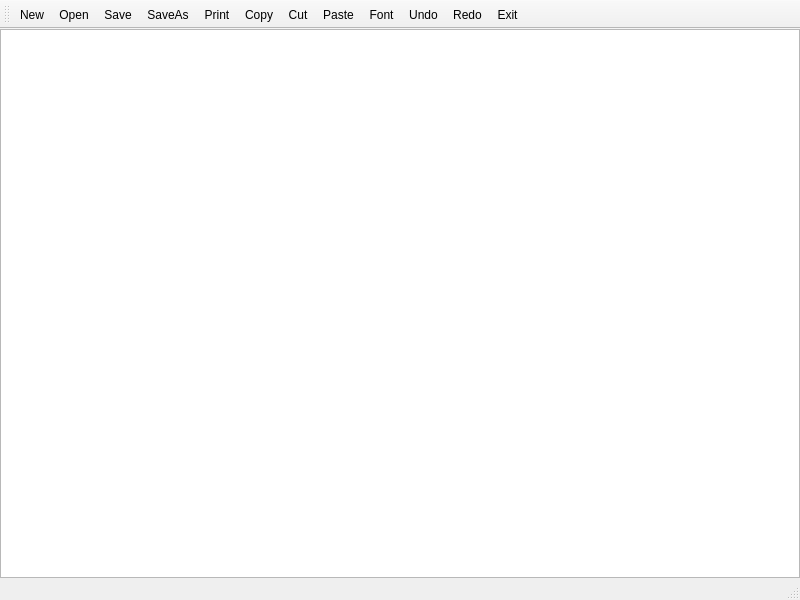
<?xml version="1.0" encoding="UTF-8"?>
<ui version="4.0">
 <class>MainWindow</class>
 <widget class="QMainWindow" name="MainWindow">
  <property name="geometry">
   <rect>
    <x>0</x>
    <y>0</y>
    <width>800</width>
    <height>600</height>
   </rect>
  </property>
  <property name="windowTitle">
   <string>MainWindow</string>
  </property>
  <property name="styleSheet">
   <string notr="true"/>
  </property>
  <widget class="QWidget" name="centralwidget">
   <layout class="QVBoxLayout" name="verticalLayout">
    <property name="spacing">
     <number>0</number>
    </property>
    <property name="leftMargin">
     <number>0</number>
    </property>
    <property name="topMargin">
     <number>0</number>
    </property>
    <property name="rightMargin">
     <number>0</number>
    </property>
    <property name="bottomMargin">
     <number>0</number>
    </property>
    <item>
     <widget class="QTextEdit" name="textEdit"/>
    </item>
   </layout>
  </widget>
  <widget class="QMenuBar" name="menubar">
   <property name="geometry">
    <rect>
     <x>0</x>
     <y>0</y>
     <width>800</width>
     <height>20</height>
    </rect>
   </property>
  </widget>
  <widget class="QStatusBar" name="statusbar"/>
  <widget class="QToolBar" name="toolBar">
   <property name="windowTitle">
    <string>toolBar</string>
   </property>
   <attribute name="toolBarArea">
    <enum>TopToolBarArea</enum>
   </attribute>
   <attribute name="toolBarBreak">
    <bool>false</bool>
   </attribute>
   <addaction name="actionNew"/>
   <addaction name="actionOpen"/>
   <addaction name="actionSave"/>
   <addaction name="actionSaveAs"/>
   <addaction name="actionPrint"/>
   <addaction name="actionCopy"/>
   <addaction name="actionCut"/>
   <addaction name="actionPaste"/>
   <addaction name="actionFont"/>
   <addaction name="actionUndo"/>
   <addaction name="actionRedo"/>
   <addaction name="actionExit"/>
  </widget>
  <action name="actionNew">
   <property name="icon">
    <iconset resource="resources.qrc">
     <normaloff>:/images/new.png</normaloff>:/images/new.png</iconset>
   </property>
   <property name="text">
    <string>New</string>
   </property>
  </action>
  <action name="actionOpen">
   <property name="icon">
    <iconset resource="resources.qrc">
     <normaloff>:/images/open.png</normaloff>:/images/open.png</iconset>
   </property>
   <property name="text">
    <string>Open</string>
   </property>
  </action>
  <action name="actionSave">
   <property name="icon">
    <iconset resource="resources.qrc">
     <normaloff>:/images/save.png</normaloff>:/images/save.png</iconset>
   </property>
   <property name="text">
    <string>Save</string>
   </property>
  </action>
  <action name="actionSaveAs">
   <property name="icon">
    <iconset resource="resources.qrc">
     <normaloff>:/images/save_as.png</normaloff>:/images/save_as.png</iconset>
   </property>
   <property name="text">
    <string>SaveAs</string>
   </property>
  </action>
  <action name="actionPrint">
   <property name="icon">
    <iconset resource="resources.qrc">
     <normaloff>:/images/print.png</normaloff>:/images/print.png</iconset>
   </property>
   <property name="text">
    <string>Print</string>
   </property>
  </action>
  <action name="actionExit">
   <property name="icon">
    <iconset resource="resources.qrc">
     <normaloff>:/images/exit.png</normaloff>:/images/exit.png</iconset>
   </property>
   <property name="text">
    <string>Exit</string>
   </property>
  </action>
  <action name="actionCopy">
   <property name="icon">
    <iconset resource="resources.qrc">
     <normaloff>:/images/copy.png</normaloff>:/images/copy.png</iconset>
   </property>
   <property name="text">
    <string>Copy</string>
   </property>
  </action>
  <action name="actionCut">
   <property name="icon">
    <iconset resource="resources.qrc">
     <normaloff>:/images/cut.png</normaloff>:/images/cut.png</iconset>
   </property>
   <property name="text">
    <string>Cut</string>
   </property>
  </action>
  <action name="actionPaste">
   <property name="icon">
    <iconset resource="resources.qrc">
     <normaloff>:/images/paste.png</normaloff>:/images/paste.png</iconset>
   </property>
   <property name="text">
    <string>Paste</string>
   </property>
  </action>
  <action name="actionUndo">
   <property name="icon">
    <iconset resource="resources.qrc">
     <normaloff>:/images/edit_undo.png</normaloff>:/images/edit_undo.png</iconset>
   </property>
   <property name="text">
    <string>Undo</string>
   </property>
  </action>
  <action name="actionRedo">
   <property name="icon">
    <iconset resource="resources.qrc">
     <normaloff>:/images/edit_redo.png</normaloff>:/images/edit_redo.png</iconset>
   </property>
   <property name="text">
    <string>Redo</string>
   </property>
  </action>
  <action name="actionFont">
   <property name="icon">
    <iconset resource="resources.qrc">
     <normaloff>:/images/font.png</normaloff>:/images/font.png</iconset>
   </property>
   <property name="text">
    <string>Font</string>
   </property>
  </action>
 </widget>
 <resources>
  <include location="resources.qrc"/>
 </resources>
 <connections/>
</ui>
